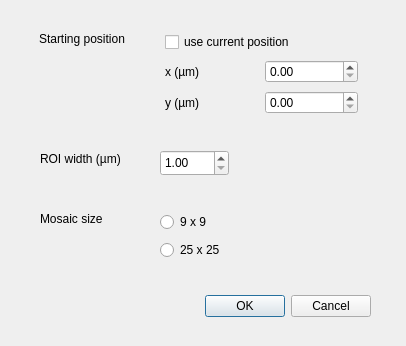
<?xml version="1.0" encoding="UTF-8"?>
<ui version="4.0">
 <class>Dialog</class>
 <widget class="QDialog" name="Dialog">
  <property name="geometry">
   <rect>
    <x>0</x>
    <y>0</y>
    <width>406</width>
    <height>346</height>
   </rect>
  </property>
  <property name="windowTitle">
   <string>Dialog</string>
  </property>
  <widget class="QDialogButtonBox" name="buttonBox">
   <property name="geometry">
    <rect>
     <x>30</x>
     <y>290</y>
     <width>341</width>
     <height>32</height>
    </rect>
   </property>
   <property name="orientation">
    <enum>Qt::Horizontal</enum>
   </property>
   <property name="standardButtons">
    <set>QDialogButtonBox::Cancel|QDialogButtonBox::Ok</set>
   </property>
  </widget>
  <widget class="QLabel" name="label">
   <property name="geometry">
    <rect>
     <x>40</x>
     <y>210</y>
     <width>74</width>
     <height>17</height>
    </rect>
   </property>
   <property name="text">
    <string>Mosaic size</string>
   </property>
  </widget>
  <widget class="QLabel" name="label_2">
   <property name="geometry">
    <rect>
     <x>39</x>
     <y>30</y>
     <width>108</width>
     <height>17</height>
    </rect>
   </property>
   <property name="text">
    <string>Starting position</string>
   </property>
  </widget>
  <widget class="QLabel" name="label_5">
   <property name="geometry">
    <rect>
     <x>40</x>
     <y>150</y>
     <width>111</width>
     <height>17</height>
    </rect>
   </property>
   <property name="text">
    <string>ROI width (µm)</string>
   </property>
  </widget>
  <widget class="QDoubleSpinBox" name="mosaic_roi_width_DSpinBox">
   <property name="geometry">
    <rect>
     <x>160</x>
     <y>150</y>
     <width>69</width>
     <height>26</height>
    </rect>
   </property>
   <property name="minimum">
    <double>1.000000000000000</double>
   </property>
  </widget>
  <widget class="QWidget" name="">
   <property name="geometry">
    <rect>
     <x>165</x>
     <y>30</y>
     <width>193</width>
     <height>89</height>
    </rect>
   </property>
   <layout class="QGridLayout" name="gridLayout">
    <item row="0" column="0" colspan="2">
     <widget class="QCheckBox" name="current_pos_CheckBox">
      <property name="text">
       <string>use current position</string>
      </property>
     </widget>
    </item>
    <item row="1" column="0">
     <widget class="QLabel" name="label_3">
      <property name="text">
       <string>x (µm)</string>
      </property>
     </widget>
    </item>
    <item row="2" column="0">
     <widget class="QLabel" name="label_4">
      <property name="text">
       <string>y (µm)</string>
      </property>
     </widget>
    </item>
    <item row="1" column="1">
     <widget class="QDoubleSpinBox" name="x_pos_DSpinBox"/>
    </item>
    <item row="2" column="1">
     <widget class="QDoubleSpinBox" name="y_pos_DSpinBox"/>
    </item>
   </layout>
  </widget>
  <widget class="QWidget" name="">
   <property name="geometry">
    <rect>
     <x>160</x>
     <y>210</y>
     <width>76</width>
     <height>54</height>
    </rect>
   </property>
   <layout class="QVBoxLayout" name="verticalLayout">
    <item>
     <widget class="QRadioButton" name="mosaic_size1_RadioButton">
      <property name="text">
       <string>9 x 9</string>
      </property>
     </widget>
    </item>
    <item>
     <widget class="QRadioButton" name="mosaic_size2_RadioButton">
      <property name="text">
       <string>25 x 25</string>
      </property>
     </widget>
    </item>
   </layout>
  </widget>
 </widget>
 <resources/>
 <connections>
  <connection>
   <sender>buttonBox</sender>
   <signal>accepted()</signal>
   <receiver>Dialog</receiver>
   <slot>accept()</slot>
   <hints>
    <hint type="sourcelabel">
     <x>248</x>
     <y>254</y>
    </hint>
    <hint type="destinationlabel">
     <x>157</x>
     <y>274</y>
    </hint>
   </hints>
  </connection>
  <connection>
   <sender>buttonBox</sender>
   <signal>rejected()</signal>
   <receiver>Dialog</receiver>
   <slot>reject()</slot>
   <hints>
    <hint type="sourcelabel">
     <x>316</x>
     <y>260</y>
    </hint>
    <hint type="destinationlabel">
     <x>286</x>
     <y>274</y>
    </hint>
   </hints>
  </connection>
 </connections>
</ui>
